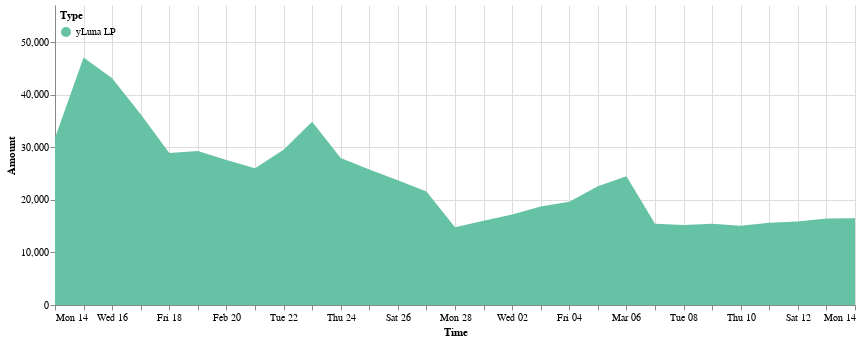

This figure's notebook cell:
### Code cell
cp.get_yluna_time_area_chart(daily_delta_lp, 
               alt.Scale(scheme='set2'),
               min_date = daily_delta_stk.Time.min(),
               max_date = daily_delta_stk.Time.max(),
               top_padding = 10000
        ).properties(width=800).configure_view(strokeOpacity=0)

### Figure 1 — Vega-Lite specification as saved in the notebook (floating-point values rounded to 4 significant figures)
{"config": {"view": {"continuousWidth": 400, "continuousHeight": 300, "strokeOpacity": 0}}, "data": {"name": "data-80ff18d2b799481a5244bb693b7e81ec"}, "mark": "area", "encoding": {"color": {"field": "Type", "legend": {"direction": "vertical", "legendY": 0, "orient": "none", "padding": 5}, "scale": {"scheme": "set2"}, "type": "nominal"}, "tooltip": [{"field": "Time", "format": "%Y-%m-%d", "type": "temporal"}, {"field": "Type", "type": "nominal"}, {"field": "Amount (millions)", "type": "nominal"}], "x": {"field": "Time", "scale": {"domain": ["2022-02-14", "2022-03-14"]}, "type": "temporal"}, "y": {"field": "Amount", "scale": {"domain": [0, 57050.0]}, "type": "quantitative"}}, "width": 800, "$schema": "https://vega.github.io/schema/vega-lite/v4.17.0.json", "datasets": {"data-80ff18d2b799481a5244bb693b7e81ec": [{"Time": "2022-02-14", "Amount signed": 31760.0, "Amount": 31760.0, "Type": "yLuna LP", "Amount (millions)": "0.03M"}, {"Time": "2022-02-15", "Amount signed": 15290.0, "Amount": 47050.0, "Type": "yLuna LP", "Amount (millions)": "0.05M"}, {"Time": "2022-02-16", "Amount signed": -3950.0, "Amount": 43100.0, "Type": "yLuna LP", "Amount (millions)": "0.04M"}, {"Time": "2022-02-17", "Amount signed": -6835.0, "Amount": 36270.0, "Type": "yLuna LP", "Amount (millions)": "0.04M"}, {"Time": "2022-02-18", "Amount signed": -7339.0, "Amount": 28930.0, "Type": "yLuna LP", "Amount (millions)": "0.03M"}, {"Time": "2022-02-19", "Amount signed": 337.5, "Amount": 29270.0, "Type": "yLuna LP", "Amount (millions)": "0.03M"}, {"Time": "2022-02-20", "Amount signed": -1702.0, "Amount": 27560.0, "Type": "yLuna LP", "Amount (millions)": "0.03M"}, {"Time": "2022-02-21", "Amount signed": -1555.0, "Amount": 26010.0, "Type": "yLuna LP", "Amount (millions)": "0.03M"}, {"Time": "2022-02-22", "Amount signed": 3529.0, "Amount": 29540.0, "Type": "yLuna LP", "Amount (millions)": "0.03M"}, {"Time": "2022-02-23", "Amount signed": 5291.0, "Amount": 34830.0, "Type": "yLuna LP", "Amount (millions)": "0.03M"}, {"Time": "2022-02-24", "Amount signed": -6881.0, "Amount": 27950.0, "Type": "yLuna LP", "Amount (millions)": "0.03M"}, {"Time": "2022-02-25", "Amount signed": -2172.0, "Amount": 25770.0, "Type": "yLuna LP", "Amount (millions)": "0.03M"}, {"Time": "2022-02-26", "Amount signed": -2032.0, "Amount": 23740.0, "Type": "yLuna LP", "Amount (millions)": "0.02M"}, {"Time": "2022-02-27", "Amount signed": -2167.0, "Amount": 21580.0, "Type": "yLuna LP", "Amount (millions)": "0.02M"}, {"Time": "2022-02-28", "Amount signed": -6805.0, "Amount": 14770.0, "Type": "yLuna LP", "Amount (millions)": "0.01M"}, {"Time": "2022-03-01", "Amount signed": 1266.0, "Amount": 16040.0, "Type": "yLuna LP", "Amount (millions)": "0.02M"}, {"Time": "2022-03-02", "Amount signed": 1194.0, "Amount": 17230.0, "Type": "yLuna LP", "Amount (millions)": "0.02M"}, {"Time": "2022-03-03", "Amount signed": 1485.0, "Amount": 18710.0, "Type": "yLuna LP", "Amount (millions)": "0.02M"}, {"Time": "2022-03-04", "Amount signed": 900.4, "Amount": 19620.0, "Type": "yLuna LP", "Amount (millions)": "0.02M"}, {"Time": "2022-03-05", "Amount signed": 2973.0, "Amount": 22590.0, "Type": "yLuna LP", "Amount (millions)": "0.02M"}, {"Time": "2022-03-06", "Amount signed": 1880.0, "Amount": 24470.0, "Type": "yLuna LP", "Amount (millions)": "0.02M"}, {"Time": "2022-03-07", "Amount signed": -9021.0, "Amount": 15450.0, "Type": "yLuna LP", "Amount (millions)": "0.02M"}, {"Time": "2022-03-08", "Amount signed": -254.8, "Amount": 15190.0, "Type": "yLuna LP", "Amount (millions)": "0.02M"}, {"Time": "2022-03-09", "Amount signed": 238.1, "Amount": 15430.0, "Type": "yLuna LP", "Amount (millions)": "0.02M"}, {"Time": "2022-03-10", "Amount signed": -356.0, "Amount": 15080.0, "Type": "yLuna LP", "Amount (millions)": "0.02M"}, {"Time": "2022-03-11", "Amount signed": 551.2, "Amount": 15630.0, "Type": "yLuna LP", "Amount (millions)": "0.02M"}, {"Time": "2022-03-12", "Amount signed": 264.2, "Amount": 15890.0, "Type": "yLuna LP", "Amount (millions)": "0.02M"}, {"Time": "2022-03-13", "Amount signed": 558.0, "Amount": 16450.0, "Type": "yLuna LP", "Amount (millions)": "0.02M"}, {"Time": "2022-03-14", "Amount signed": 42.21, "Amount": 16490.0, "Type": "yLuna LP", "Amount (millions)": "0.02M"}]}}
